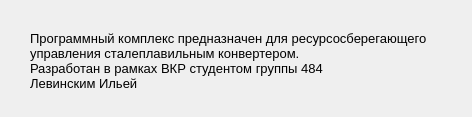
<?xml version="1.0" encoding="UTF-8"?>
<ui version="4.0">
 <class>Dialog</class>
 <widget class="QDialog" name="Dialog">
  <property name="geometry">
   <rect>
    <x>0</x>
    <y>0</y>
    <width>472</width>
    <height>117</height>
   </rect>
  </property>
  <property name="windowTitle">
   <string>Dialog</string>
  </property>
  <widget class="QLabel" name="label">
   <property name="geometry">
    <rect>
     <x>30</x>
     <y>10</y>
     <width>411</width>
     <height>101</height>
    </rect>
   </property>
   <property name="font">
    <font>
     <pointsize>10</pointsize>
    </font>
   </property>
   <property name="layoutDirection">
    <enum>Qt::LeftToRight</enum>
   </property>
   <property name="text">
    <string>Программный комплекс предназначен для ресурсосберегающего
управления сталеплавильным конвертером.
Разработан в рамках ВКР студентом группы 484
Левинским Ильей</string>
   </property>
  </widget>
 </widget>
 <resources/>
 <connections/>
</ui>
